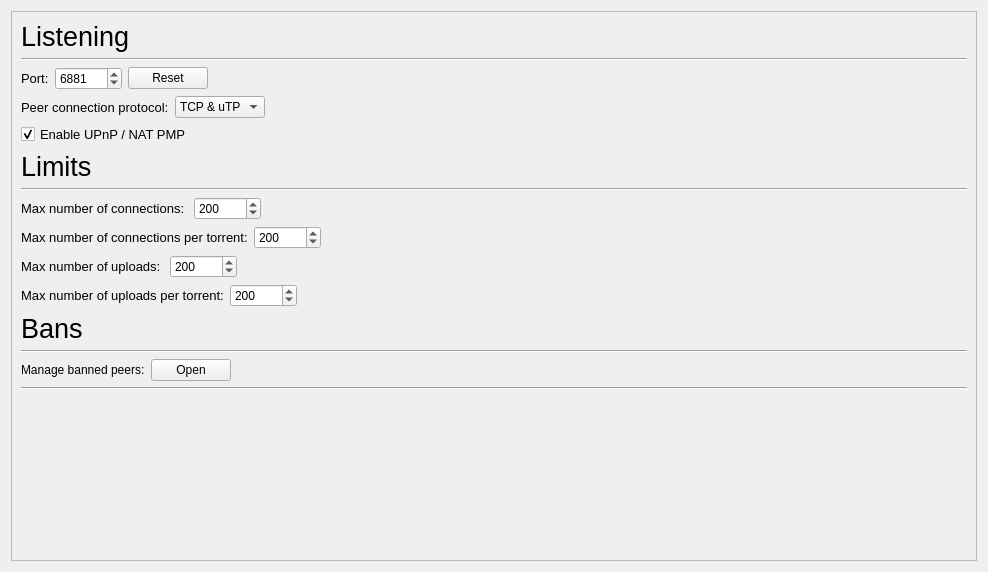
<?xml version="1.0" encoding="UTF-8"?>
<ui version="4.0">
 <class>ConnectionSettings</class>
 <widget class="QWidget" name="ConnectionSettings">
  <property name="geometry">
   <rect>
    <x>0</x>
    <y>0</y>
    <width>988</width>
    <height>572</height>
   </rect>
  </property>
  <property name="windowTitle">
   <string>Form</string>
  </property>
  <layout class="QGridLayout" name="gridLayout">
   <item row="0" column="0">
    <widget class="QScrollArea" name="scrollArea_3">
     <property name="widgetResizable">
      <bool>true</bool>
     </property>
     <widget class="QWidget" name="scrollAreaWidgetContents_3">
      <property name="geometry">
       <rect>
        <x>0</x>
        <y>0</y>
        <width>968</width>
        <height>552</height>
       </rect>
      </property>
      <layout class="QVBoxLayout" name="verticalLayout">
       <item>
        <widget class="QLabel" name="listeningLabel">
         <property name="sizePolicy">
          <sizepolicy hsizetype="Preferred" vsizetype="Minimum">
           <horstretch>0</horstretch>
           <verstretch>0</verstretch>
          </sizepolicy>
         </property>
         <property name="maximumSize">
          <size>
           <width>16777215</width>
           <height>50</height>
          </size>
         </property>
         <property name="font">
          <font>
           <pointsize>20</pointsize>
          </font>
         </property>
         <property name="text">
          <string>Listening</string>
         </property>
        </widget>
       </item>
       <item>
        <widget class="Line" name="line_10">
         <property name="orientation">
          <enum>Qt::Orientation::Horizontal</enum>
         </property>
        </widget>
       </item>
       <item>
        <layout class="QHBoxLayout" name="horizontalLayout_9">
         <item>
          <widget class="QLabel" name="portLabel">
           <property name="font">
            <font>
             <pointsize>10</pointsize>
            </font>
           </property>
           <property name="text">
            <string>Port:</string>
           </property>
          </widget>
         </item>
         <item>
          <widget class="QSpinBox" name="portBox">
           <property name="specialValueText">
            <string notr="true"/>
           </property>
           <property name="maximum">
            <number>1000000000</number>
           </property>
           <property name="value">
            <number>6881</number>
           </property>
          </widget>
         </item>
         <item>
          <widget class="QPushButton" name="resetPortBtn">
           <property name="text">
            <string>Reset</string>
           </property>
          </widget>
         </item>
         <item>
          <spacer name="horizontalSpacer_5">
           <property name="orientation">
            <enum>Qt::Orientation::Horizontal</enum>
           </property>
           <property name="sizeHint" stdset="0">
            <size>
             <width>218</width>
             <height>20</height>
            </size>
           </property>
          </spacer>
         </item>
        </layout>
       </item>
       <item>
        <layout class="QHBoxLayout" name="horizontalLayout_10">
         <item>
          <widget class="QLabel" name="peerConnProtocolLabel">
           <property name="font">
            <font>
             <pointsize>10</pointsize>
            </font>
           </property>
           <property name="text">
            <string>Peer connection protocol:</string>
           </property>
          </widget>
         </item>
         <item>
          <widget class="QComboBox" name="peerConnProtocolBox">
           <item>
            <property name="text">
             <string>TCP &amp; uTP</string>
            </property>
           </item>
           <item>
            <property name="text">
             <string>TCP</string>
            </property>
           </item>
           <item>
            <property name="text">
             <string>uTP</string>
            </property>
           </item>
          </widget>
         </item>
         <item>
          <spacer name="horizontalSpacer_6">
           <property name="orientation">
            <enum>Qt::Orientation::Horizontal</enum>
           </property>
           <property name="sizeHint" stdset="0">
            <size>
             <width>218</width>
             <height>20</height>
            </size>
           </property>
          </spacer>
         </item>
        </layout>
       </item>
       <item>
        <layout class="QHBoxLayout" name="horizontalLayout">
         <item>
          <widget class="QCheckBox" name="natBox">
           <property name="font">
            <font>
             <pointsize>10</pointsize>
            </font>
           </property>
           <property name="text">
            <string>Enable UPnP / NAT PMP</string>
           </property>
           <property name="checked">
            <bool>true</bool>
           </property>
          </widget>
         </item>
         <item>
          <spacer name="horizontalSpacer_13">
           <property name="orientation">
            <enum>Qt::Orientation::Horizontal</enum>
           </property>
           <property name="sizeHint" stdset="0">
            <size>
             <width>40</width>
             <height>20</height>
            </size>
           </property>
          </spacer>
         </item>
        </layout>
       </item>
       <item>
        <widget class="QLabel" name="limitsLabel">
         <property name="sizePolicy">
          <sizepolicy hsizetype="Preferred" vsizetype="Minimum">
           <horstretch>0</horstretch>
           <verstretch>0</verstretch>
          </sizepolicy>
         </property>
         <property name="maximumSize">
          <size>
           <width>16777215</width>
           <height>50</height>
          </size>
         </property>
         <property name="font">
          <font>
           <pointsize>20</pointsize>
          </font>
         </property>
         <property name="text">
          <string>Limits</string>
         </property>
        </widget>
       </item>
       <item>
        <widget class="Line" name="line_11">
         <property name="orientation">
          <enum>Qt::Orientation::Horizontal</enum>
         </property>
        </widget>
       </item>
       <item>
        <layout class="QHBoxLayout" name="horizontalLayout_11">
         <item>
          <widget class="QLabel" name="mNumOfConLabel">
           <property name="font">
            <font>
             <pointsize>10</pointsize>
            </font>
           </property>
           <property name="text">
            <string>Max number of connections: </string>
           </property>
          </widget>
         </item>
         <item>
          <widget class="QSpinBox" name="mNumOfConBox">
           <property name="specialValueText">
            <string notr="true"/>
           </property>
           <property name="minimum">
            <number>-1</number>
           </property>
           <property name="maximum">
            <number>1000000000</number>
           </property>
           <property name="value">
            <number>200</number>
           </property>
          </widget>
         </item>
         <item>
          <spacer name="horizontalSpacer_7">
           <property name="orientation">
            <enum>Qt::Orientation::Horizontal</enum>
           </property>
           <property name="sizeHint" stdset="0">
            <size>
             <width>218</width>
             <height>20</height>
            </size>
           </property>
          </spacer>
         </item>
        </layout>
       </item>
       <item>
        <layout class="QHBoxLayout" name="horizontalLayout_12">
         <item>
          <widget class="QLabel" name="mNumOfConPTLabel">
           <property name="font">
            <font>
             <pointsize>10</pointsize>
            </font>
           </property>
           <property name="text">
            <string>Max number of connections per torrent:</string>
           </property>
          </widget>
         </item>
         <item>
          <widget class="QSpinBox" name="mNumOfConPTBox">
           <property name="specialValueText">
            <string notr="true"/>
           </property>
           <property name="minimum">
            <number>-1</number>
           </property>
           <property name="maximum">
            <number>1000000000</number>
           </property>
           <property name="value">
            <number>200</number>
           </property>
          </widget>
         </item>
         <item>
          <spacer name="horizontalSpacer_8">
           <property name="orientation">
            <enum>Qt::Orientation::Horizontal</enum>
           </property>
           <property name="sizeHint" stdset="0">
            <size>
             <width>218</width>
             <height>20</height>
            </size>
           </property>
          </spacer>
         </item>
        </layout>
       </item>
       <item>
        <layout class="QHBoxLayout" name="horizontalLayout_13">
         <item>
          <widget class="QLabel" name="mNumOfUplLabel">
           <property name="font">
            <font>
             <pointsize>10</pointsize>
            </font>
           </property>
           <property name="text">
            <string>Max number of uploads: </string>
           </property>
          </widget>
         </item>
         <item>
          <widget class="QSpinBox" name="mNumOfUplBox">
           <property name="specialValueText">
            <string notr="true"/>
           </property>
           <property name="minimum">
            <number>-1</number>
           </property>
           <property name="maximum">
            <number>1000000000</number>
           </property>
           <property name="value">
            <number>200</number>
           </property>
          </widget>
         </item>
         <item>
          <spacer name="horizontalSpacer_9">
           <property name="orientation">
            <enum>Qt::Orientation::Horizontal</enum>
           </property>
           <property name="sizeHint" stdset="0">
            <size>
             <width>218</width>
             <height>20</height>
            </size>
           </property>
          </spacer>
         </item>
        </layout>
       </item>
       <item>
        <layout class="QHBoxLayout" name="horizontalLayout_14">
         <item>
          <widget class="QLabel" name="mNumOfUplPTLabel">
           <property name="font">
            <font>
             <pointsize>10</pointsize>
            </font>
           </property>
           <property name="text">
            <string>Max number of uploads per torrent:</string>
           </property>
          </widget>
         </item>
         <item>
          <widget class="QSpinBox" name="mNumOfUplBox_2">
           <property name="specialValueText">
            <string notr="true"/>
           </property>
           <property name="minimum">
            <number>-1</number>
           </property>
           <property name="maximum">
            <number>1000000000</number>
           </property>
           <property name="value">
            <number>200</number>
           </property>
          </widget>
         </item>
         <item>
          <spacer name="horizontalSpacer_10">
           <property name="orientation">
            <enum>Qt::Orientation::Horizontal</enum>
           </property>
           <property name="sizeHint" stdset="0">
            <size>
             <width>218</width>
             <height>20</height>
            </size>
           </property>
          </spacer>
         </item>
        </layout>
       </item>
       <item>
        <widget class="QLabel" name="limitsLabel_2">
         <property name="sizePolicy">
          <sizepolicy hsizetype="Preferred" vsizetype="Minimum">
           <horstretch>0</horstretch>
           <verstretch>0</verstretch>
          </sizepolicy>
         </property>
         <property name="maximumSize">
          <size>
           <width>16777215</width>
           <height>50</height>
          </size>
         </property>
         <property name="font">
          <font>
           <pointsize>20</pointsize>
          </font>
         </property>
         <property name="text">
          <string>Bans</string>
         </property>
        </widget>
       </item>
       <item>
        <widget class="Line" name="line_13">
         <property name="orientation">
          <enum>Qt::Orientation::Horizontal</enum>
         </property>
        </widget>
       </item>
       <item>
        <layout class="QHBoxLayout" name="horizontalLayout_15">
         <item>
          <widget class="QLabel" name="managePeersLabel">
           <property name="text">
            <string>Manage banned peers:</string>
           </property>
          </widget>
         </item>
         <item>
          <widget class="QPushButton" name="managePeersButton">
           <property name="text">
            <string>Open</string>
           </property>
          </widget>
         </item>
         <item>
          <spacer name="horizontalSpacer_11">
           <property name="orientation">
            <enum>Qt::Orientation::Horizontal</enum>
           </property>
           <property name="sizeHint" stdset="0">
            <size>
             <width>40</width>
             <height>20</height>
            </size>
           </property>
          </spacer>
         </item>
        </layout>
       </item>
       <item>
        <widget class="Line" name="line_12">
         <property name="orientation">
          <enum>Qt::Orientation::Horizontal</enum>
         </property>
        </widget>
       </item>
       <item>
        <spacer name="verticalSpacer_3">
         <property name="orientation">
          <enum>Qt::Orientation::Vertical</enum>
         </property>
         <property name="sizeHint" stdset="0">
          <size>
           <width>88</width>
           <height>756</height>
          </size>
         </property>
        </spacer>
       </item>
      </layout>
     </widget>
    </widget>
   </item>
  </layout>
 </widget>
 <resources/>
 <connections/>
</ui>
